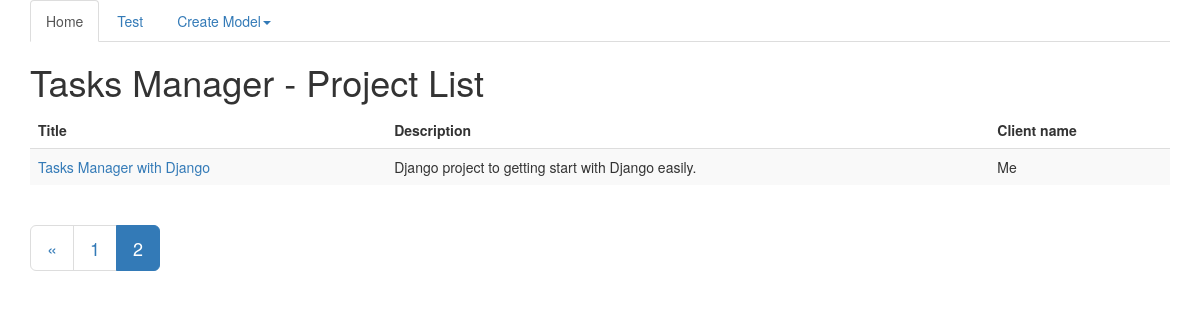
The app's page /project_list2?page=2, older data.
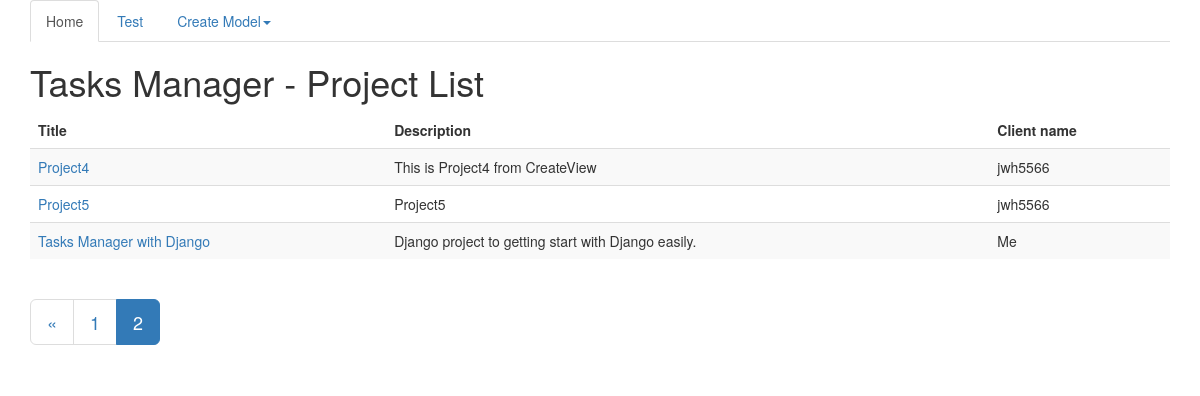
The same page, newer data.
### TasksManager/models.py (models this page shows, shortened)
class Project(models.Model):
    title = models.CharField(max_length=50, verbose_name="Title")
    description = models.CharField(max_length=1000, verbose_name="Description")
    client_name = models.CharField(max_length=1000, verbose_name="Client name")

### TasksManager/views.py (the view)
# urls.py: url(r'^project_list2$', Project_list.as_view(), name='project_list2'),
class Project_list(ListView):
    model = Project
    template_name = 'project_list2.html'
    paginate_by = 3
    def get_queryset(self):
        queryset = Project.objects.all().order_by('title')
        return queryset

### templates/project_list2.html (shortened to what this page needs)
{% extends "base.html" %}
{% block h1 %}
    Project List
{% endblock %}
{% block  article_content%}
    <table class="table table-striped">
            <thead>
                <tr>
                    <td><strong>Title</strong></td>
                    <td><strong>Description</strong></td>
                    <td><strong>Client name</strong></td>
                </tr>
            </thead>
            <tbody>
            {% for project in object_list %}
                <tr>
                    <td><a href="{% url 'project_detail' project.id %}">{{ project.title }}</a></td>
                    <td>{{ project.description }}</td>
                    <td>{{ project.client_name }}</td>
                </tr>
            {% endfor %}
            </tbody>
        </table>
        {% if is_paginated %}
        <nav aria-label="Page navigation">
          <ul class="pagination pagination-lg">
            {% if page_obj.has_previous %}
            <li>
              <a href="?page={{ page_obj.previous_page_number }}" aria-label="Previous">
                <span aria-hidden="true">&laquo;</span>
              </a>
            </li>
            {% endif %}
            {% for i in page_obj.paginator.page_range %}
                {% if page_obj.number == i %}
                    <li class="active"><span>{{ i }}<span class="sr-only">(current)</span></span></li>
                {% else %}
                    <li><a href="?page={{ i }}">{{ i }}</a> </li>
                {% endif %}
            {% endfor %}
          </ul>
        </nav>
        {% endif %}
{% endblock %}

Row changes from the older to the newer data that the page shows:
added Project: title "Project4", description "This is Project4 from CreateView", client_name "jwh5566"
added Project: title "Project5", description "Project5", client_name "jwh5566"
